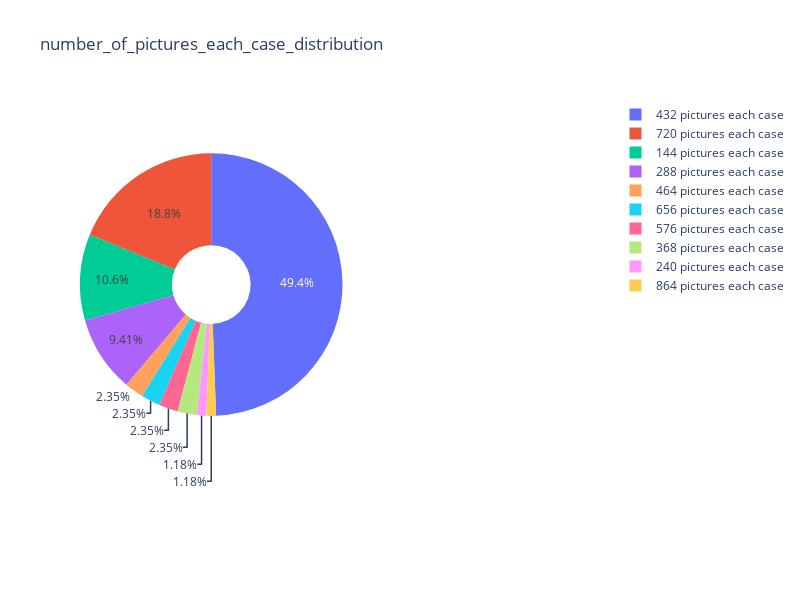

Here is the notebook cell this chart was saved with:
### Code cell
case_distribution = case.value_counts()
case_distribution_index = pd.Series(case_distribution.index).apply(lambda x: str(x) + ' pictures each case')
fig = {
  "data": [
    {
      "values": case_distribution.values,
      "labels": case_distribution_index,
      "domain": {"x": [0, .5]},
      "name": "Number Of",
      "hoverinfo":"label+percent",
      "hole": .3,
      "type": "pie"
    },],
  "layout": {
        "title":"number_of_pictures_each_case_distribution",
                'height':600, 
                "width":800
    }
}
iplot(fig)

### Figure 1 — Plotly figure (JSON) as saved in the notebook; plotly's stock layout.template omitted (floating-point values rounded to 4 significant figures)
{"data": [{"domain": {"x": [0, 0.5]}, "hole": 0.3, "hoverinfo": "label+percent", "labels": ["432 pictures each case", "720 pictures each case", "144 pictures each case", "288 pictures each case", "464 pictures each case", "656 pictures each case", "576 pictures each case", "368 pictures each case", "240 pictures each case", "864 pictures each case"], "name": "Number Of", "type": "pie", "values": [42, 16, 9, 8, 2, 2, 2, 2, 1, 1]}], "layout": {"height": 600, "title": {"text": "number_of_pictures_each_case_distribution"}, "width": 800}}
